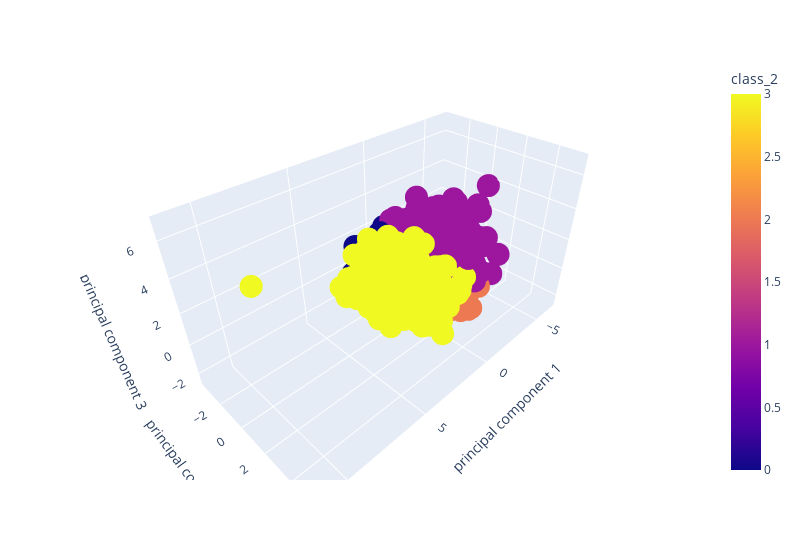

The notebook cell saved with this chart:
### Code cell
fig = px.scatter_3d(df_genre_pca, x="principal component 1", y="principal component 2", z="principal component 3", color='class_2', width=800)
fig.update_layout(legend=dict(x=0,y=1))
fig.show()

### Figure 1 — Plotly figure (JSON) as saved in the notebook; plotly's stock layout.template omitted (floating-point values rounded to 4 significant figures; data arrays with more than 128 entries replaced by an {"elided": "..."} marker saying what was removed)
{"data": [{"hovertemplate": "principal component 1=%{x}<br>principal component 2=%{y}<br>principal component 3=%{z}<br>class_2=%{marker.color}<extra></extra>", "legendgroup": "", "marker": {"color": {"elided": "6027 int values"}, "coloraxis": "coloraxis", "symbol": "circle"}, "mode": "markers", "name": "", "scene": "scene", "showlegend": false, "type": "scatter3d", "x": {"elided": "6027 float values"}, "y": {"elided": "6027 float values"}, "z": {"elided": "6027 float values"}}], "layout": {"coloraxis": {"colorbar": {"title": {"text": "class_2"}}, "colorscale": [[0, "#0d0887"], [0.1111, "#46039f"], [0.2222, "#7201a8"], [0.3333, "#9c179e"], [0.4444, "#bd3786"], [0.5556, "#d8576b"], [0.6667, "#ed7953"], [0.7778, "#fb9f3a"], [0.8889, "#fdca26"], [1, "#f0f921"]]}, "legend": {"tracegroupgap": 0, "x": 0, "y": 1}, "margin": {"t": 60}, "scene": {"domain": {"x": [0, 1], "y": [0, 1]}, "xaxis": {"title": {"text": "principal component 1"}}, "yaxis": {"title": {"text": "principal component 2"}}, "zaxis": {"title": {"text": "principal component 3"}}}, "width": 800}}
